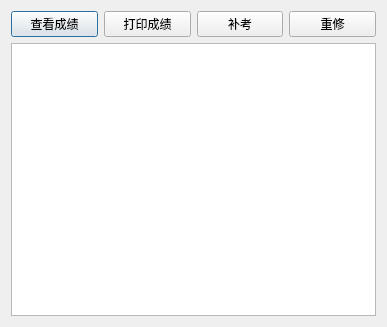
<?xml version="1.0" encoding="UTF-8"?>
<ui version="4.0">
 <class>stucell_grade</class>
 <widget class="QDialog" name="stucell_grade">
  <property name="geometry">
   <rect>
    <x>0</x>
    <y>0</y>
    <width>387</width>
    <height>327</height>
   </rect>
  </property>
  <property name="windowTitle">
   <string>Dialog</string>
  </property>
  <layout class="QGridLayout" name="gridLayout">
   <item row="0" column="0">
    <widget class="QPushButton" name="showGrade">
     <property name="text">
      <string>查看成绩</string>
     </property>
    </widget>
   </item>
   <item row="0" column="1">
    <widget class="QPushButton" name="printGrade">
     <property name="text">
      <string>打印成绩</string>
     </property>
    </widget>
   </item>
   <item row="0" column="2">
    <widget class="QPushButton" name="reExam">
     <property name="text">
      <string>补考</string>
     </property>
    </widget>
   </item>
   <item row="0" column="3">
    <widget class="QPushButton" name="reStudy">
     <property name="text">
      <string>重修</string>
     </property>
    </widget>
   </item>
   <item row="1" column="0" colspan="4">
    <widget class="QTableView" name="tableView"/>
   </item>
  </layout>
 </widget>
 <resources/>
 <connections/>
</ui>
